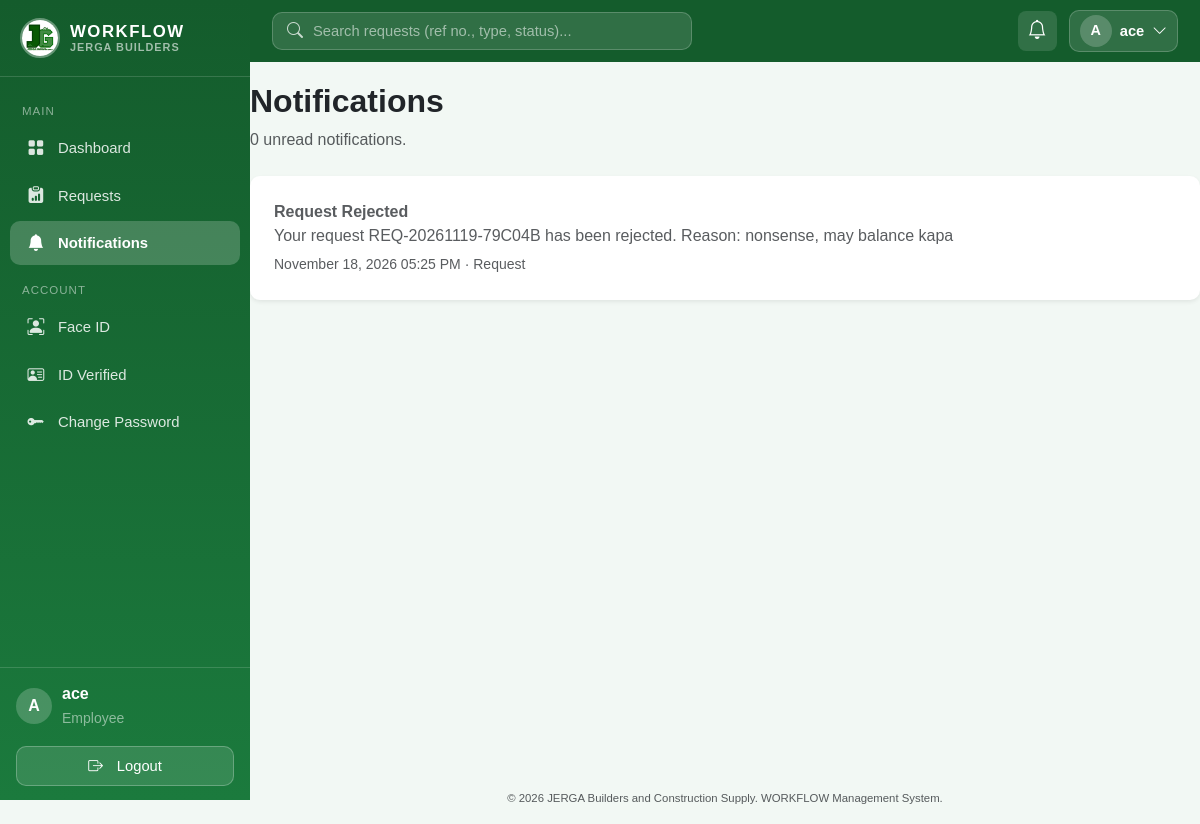
Screenshot of /notifications/ (signed in) with the database file from the repository.
### models/user.py (models this page shows, shortened)
class User(UserMixin, db.Model):
    __tablename__ = "users"
    id = db.Column(db.Integer, primary_key=True)
    username = db.Column(db.String(80), unique=True, nullable=False)
    email = db.Column(db.String(120), unique=True, nullable=False)
    password_hash = db.Column(db.String(255), nullable=False)
    role = db.Column(db.String(20), nullable=False, default="employee")  # "admin" | "hr" | "employee"
    is_active = db.Column(db.Boolean, default=True, nullable=False)
    created_at = db.Column(db.DateTime, default=db.func.now())
    employee_id = db.Column(db.Integer, db.ForeignKey("employees.id"), unique=True, nullable=True)
    employee = db.relationship("Employee", back_populates="user")
    submitted_requests = db.relationship(
        "EmployeeRequest", foreign_keys="EmployeeRequest.submitted_by_id", back_populates="submitted_by"
    )
    reviewed_requests = db.relationship(
        "EmployeeRequest", foreign_keys="EmployeeRequest.reviewed_by_id", back_populates="reviewed_by"
    )
    notifications = db.relationship(
        "Notification", back_populates="user", lazy=True, cascade="all, delete-orphan"
    )
    face_encoding = db.Column(db.Text, nullable=True)
    face_enrolled_at = db.Column(db.DateTime, nullable=True)
    face_photo = db.Column(db.String(255), nullable=True)
    reset_code = db.Column(db.String(6), nullable=True)
    reset_code_expires = db.Column(db.DateTime, nullable=True)
    id_document = db.Column(db.String(255), nullable=True)          # uploaded file name
    id_document_type = db.Column(db.String(50), nullable=True)
    id_verified = db.Column(db.Boolean, default=False, nullable=False)
    id_verified_by_id = db.Column(db.Integer, db.ForeignKey("users.id"), nullable=True)

### models/notification.py (models this page shows)
class Notification(db.Model):
    __tablename__ = "notifications"
    id = db.Column(db.Integer, primary_key=True)
    user_id = db.Column(db.Integer, db.ForeignKey("users.id"), nullable=False)
    title = db.Column(db.String(150), nullable=False)
    message = db.Column(db.Text, nullable=False)
    notification_type = db.Column(db.String(50), default="General")
    is_read = db.Column(db.Boolean, default=False, nullable=False)
    created_at = db.Column(db.DateTime, default=db.func.now())
    user = db.relationship("User", back_populates="notifications")

### routes/notification.py (the view)
@notification_bp.route("/")
@login_required
def list_notifications():
    notifications = Notification.query.filter_by(user_id=current_user.id)\
        .order_by(Notification.created_at.desc()).all()
    unread_count = Notification.query.filter_by(user_id=current_user.id, is_read=False).count()
    return render_template("notifications/list.html", notifications=notifications, unread_count=unread_count)

### models/user.py (called while the page is built)
@login_manager.user_loader
def load_user(user_id):
    return db.session.get(User, int(user_id))

### templates/notifications/list.html (shortened to what this page needs)
{% extends "base.html" %}
{% block content %}
<div class="d-flex justify-content-between align-items-center mb-4 flex-wrap gap-2">
    <div>
        <h2 class="fw-bold">Notifications</h2>
        <p class="text-muted mb-0">
            {{ unread_count }} unread notification{{ 's' if unread_count != 1 }}.
        </p>
    </div>
</div>
<div class="card shadow-sm">
    <div class="card-body p-4">
        {% if notifications %}
        {% for notification in notifications %}
        <div class="d-flex justify-content-between align-items-start
                            {% if not loop.last %}border-bottom pb-3 mb-3{% endif %}">
            <div {% if notification.is_read %}class="text-muted" {% endif %}>
                <strong>
                    {{ notification.title }}
                </strong>
                <p class="mb-1">{{ notification.message }}</p>
                <small class="text-muted">
                    {{ notification.created_at.strftime('%B %d, %Y %I:%M %p') if notification.created_at }}
                    &middot; {{ notification.notification_type }}
                </small>
            </div>
        </div>
        {% endfor %}
        {% endif %}
    </div>
</div>
{% endblock %}

### templates/base.html (shortened to what this page needs)
<!doctype html>
<html lang="en">
<head>
    <link
    rel="stylesheet"
    href="{{ url_for('static', filename='vendor/bootstrap.min.css') }}"
    />
    <link
    rel="stylesheet"
    href="{{ url_for('static', filename='vendor/bootstrap-icons.min.css') }}"
    />
    <link
    rel="stylesheet"
    href="{{ url_for('static', filename='css/style.css') }}"
    />
</head>
<body class="{% if current_user.is_authenticated %}with-sidebar{% endif %}">
    {% if current_user.is_authenticated %}
    <aside class="sidebar" id="sidebar">
    <div class="sidebar-brand">
        <img
        src="{{ url_for('static', filename='img/JERGA.jpg') }}"
        alt="JERGA WORKFLOW logo"
        class="sidebar-logo"
        width="40"
        height="40"
        />
        <div class="sidebar-brand-text">
        <span class="brand-name">WORKFLOW</span>
        <small>JERGA Builders</small>
        </div>
    </div>
    <nav class="sidebar-nav">
        <div class="sidebar-section">Main</div>
        <a
        href="{{ url_for('auth.dashboard') }}"
        class="sidebar-link {% if request.endpoint == 'auth.dashboard' %}active{% endif %}"
        >
        <i class="bi bi-grid-fill sb-icon"></i> Dashboard
        </a>
        <a
        href="{{ url_for('requests.list_requests') }}"
        class="sidebar-link {% if request.endpoint and request.endpoint.startswith('requests') %}active{% endif %}"
        >
        <i class="bi bi-clipboard-data-fill sb-icon"></i> Requests
        </a>
        <a
          href="{{ url_for('notifications.list_notifications') }}"
          class="sidebar-link {% if request.endpoint and request.endpoint.startswith('notifications') %}active{% endif %}"
        >
          <i class="bi bi-bell-fill sb-icon"></i> Notifications
        </a>
        <div class="sidebar-section">Account</div>
        <a
          href="{{ url_for('biometrics.enroll') }}"
          class="sidebar-link {% if request.endpoint == 'biometrics.enroll' %}active{% endif %}"
          title="Face ID settings"
        >
          <i class="bi bi-person-bounding-box sb-icon"></i> Face ID
        </a>
        <a
          href="{{ url_for('biometrics.verify_id') }}"
          class="sidebar-link {% if request.endpoint == 'biometrics.verify_id' %}active{% endif %}"
          title="Valid ID verification"
        >
          <i class="bi bi-person-vcard sb-icon"></i>
          {% if current_user.id_verified %} ID Verified {% elif
          current_user.id_document %} ID Pending {% else %} Verify ID {% endif
          %}
        </a>
        <a
          href="{{ url_for('account.change_password') }}"
          class="sidebar-link {% if request.endpoint == 'account.change_password' %}active{% endif %}"
          title="Change password"
        >
          <i class="bi bi-key-fill sb-icon"></i> Change Password
        </a>
      </nav>
      <div class="sidebar-footer">
        <div class="sidebar-user">
          <div class="avatar">{{ current_user.username|first|upper }}</div>
          <div class="sidebar-user-info">
            <div class="fw-semibold">{{ current_user.username }}</div>
            <small class="text-white-50">{{ current_user.role|title }}</small>
          </div>
        </div>
        <a
          href="{{ url_for('auth.logout') }}"
          class="sidebar-logout w-100 mt-3"
          type="button"
        >
          <i class="bi bi-box-arrow-right me-2"></i>Logout
        </a>
      </div>
    </aside>
    <header class="topbar">
      <form
        class="topbar-search"
        method="GET"
        action="{{ url_for('requests.list_requests') }}"
        role="search"
      >
        <i class="bi bi-search"></i>
        <input
          type="search"
          name="q"
          value="{{ request.args.get('q', '') }}"
          placeholder="Search requests (ref no., type, status)..."
          aria-label="Search requests"
        />
      </form>
      <div class="topbar-actions">
        <a
          href="{{ url_for('notifications.list_notifications') }}"
          class="topbar-bell"
          title="Notifications"
        >
          <i class="bi bi-bell"></i>
        </a>
        <div class="dropdown">
          <button
            class="topbar-profile"
            type="button"
            data-bs-toggle="dropdown"
            data-bs-display="static"
            aria-expanded="false"
          >
            <span class="avatar avatar-sm"
              >{{ current_user.username|first|upper }}</span
            >
            <span class="topbar-name d-none d-sm-inline"
              >{{ current_user.username }}</span
            >
            <i class="bi bi-chevron-down d-none d-sm-inline"></i>
          </button>
        </div>
      </div>
    </header>
    {% endif %}
    <main class="app-main">
       {% block content %}{% endblock %}
    </main>
    <footer class="text-center py-3 text-muted app-footer">
      <small>
        &copy; 2026 JERGA Builders and Construction Supply. WORKFLOW Management
        System.
      </small>
    </footer>
  </body>
</html>

### static/css/style.css (style rules this page uses)
:root { --green-dark: #145c2c; --green-main: #1b7a3d; --green-light: #e6f4ea; --green-focus: rgba(27, 122, 61, 0.2); }
body { background-color: #f2f8f4; font-family: Arial, Helvetica, sans-serif; min-height: 100vh; }
a { color: var(--green-main); }
.card { border-radius: 10px; border: none; }
footer { font-size: 13px; }
body.with-sidebar .app-main, body.with-sidebar .app-footer { margin-left: 250px; transition: margin-left 0.25s ease; }
.sidebar { position: fixed; top: 0; left: 0; width: 250px; height: 100vh; background: linear-gradient(180deg, var(--green-dark) 0%, var(--green-main) 100%); color: #fff; display: flex; flex-direction: column; z-index: 1040; transition: transform 0.25s ease; }
.sidebar-brand { display: flex; align-items: center; gap: 10px; padding: 18px 20px; font-weight: bold; letter-spacing: 1px; font-size: 1.05rem; border-bottom: 1px solid rgba(255, 255, 255, 0.15); }
.sidebar-nav { flex: 1; overflow-y: auto; padding: 12px 10px; }
.sidebar-link { display: flex; align-items: center; gap: 10px; color: rgba(255, 255, 255, 0.85); text-decoration: none; padding: 10px 12px; border-radius: 8px; margin-bottom: 4px; font-size: 0.95rem; transition: background 0.15s ease; }
.sidebar-link.active { background: rgba(255, 255, 255, 0.18); color: #fff; font-weight: 600; }
.sb-icon { width: 22px; text-align: center; }
.sidebar-section { font-size: 0.72rem; text-transform: uppercase; letter-spacing: 1px; color: rgba(255, 255, 255, 0.5); padding: 14px 12px 6px; }
.sidebar-footer { padding: 14px 16px; border-top: 1px solid rgba(255, 255, 255, 0.15); }
.sidebar-user { display: flex; align-items: center; gap: 10px; }
.avatar { width: 36px; height: 36px; border-radius: 50%; background: rgba(255, 255, 255, 0.2); display: flex; align-items: center; justify-content: center; font-weight: bold; flex-shrink: 0; }
.app-main { padding-top: 20px; min-height: calc(100vh - 90px); }
.card { transition: box-shadow 0.2s ease, transform 0.2s ease; }
.topbar { position: sticky; top: 0; z-index: 1020; display: flex; align-items: center; gap: 14px; background: var(--green-dark); padding: 10px 22px; }
.topbar-search { display: flex; align-items: center; gap: 8px; background: rgba(255, 255, 255, 0.12); border: 1px solid rgba(255, 255, 255, 0.2); border-radius: 10px; padding: 6px 14px; flex: 1; max-width: 420px; color: rgba(255, 255, 255, 0.75); }
.topbar-search input { background: transparent; border: none; outline: none; color: #fff; width: 100%; font-size: 0.92rem; }
.topbar-search input::placeholder { color: rgba(255, 255, 255, 0.55); }
.topbar-actions { margin-left: auto; display: flex; align-items: center; gap: 12px; }
.topbar-bell { position: relative; color: #fff; font-size: 1.2rem; padding: 6px 10px; border-radius: 8px; background: rgba(255, 255, 255, 0.12); text-decoration: none; }
.topbar-profile { display: flex; align-items: center; gap: 8px; background: rgba(255, 255, 255, 0.12); border: 1px solid rgba(255, 255, 255, 0.2); border-radius: 10px; color: #fff; padding: 4px 10px; font-size: 0.92rem; }
.topbar-name { font-weight: 600; }
.sidebar-logo { border-radius: 50%; border: 2px solid rgba(255, 255, 255, 0.35); object-fit: cover; }
.sidebar-brand-text { display: flex; flex-direction: column; line-height: 1.15; }
.sidebar-brand-text .brand-name { font-weight: 700; letter-spacing: 1.5px; font-size: 1.05rem; }
.sidebar-brand-text small { font-size: 0.68rem; letter-spacing: 1px; color: rgba(255, 255, 255, 0.6); text-transform: uppercase; }
.sidebar-link { font-size: 0.93rem; padding: 11px 14px; border-radius: 10px; margin-bottom: 3px; color: rgba(255, 255, 255, 0.85); }
.sidebar-link .sb-icon { font-size: 1.05rem; width: 24px; display: inline-flex; justify-content: center; }
.sidebar-link.active { background: rgba(255, 255, 255, 0.2); color: #fff; font-weight: 600; }
.sidebar-user-info { min-width: 0; }
.sidebar-logout { display: flex; align-items: center; justify-content: center; gap: 6px; background: rgba(255, 255, 255, 0.12); border: 1px solid rgba(255, 255, 255, 0.25); color: #fff; text-decoration: none; padding: 8px 12px; border-radius: 10px; font-size: 0.92rem; transition: background 0.15s ease; }
body.with-sidebar .topbar { margin-left: 250px; }
.avatar-sm { width: 32px; height: 32px; font-size: 0.9rem; }

### rows the page displays
User: username|first "A", username "ace", role "Employee"
Notification: title "Request Rejected", message "Your request REQ-20261119-79C04B has been rejected. Reason: nonsense, may balance kapa", created_at "November 18, 2026 05:25 PM", notification_type "Request"

### other values shown
{{ unread_count }} "0"
{{ 's' if unread_count != 1 }} "s"
